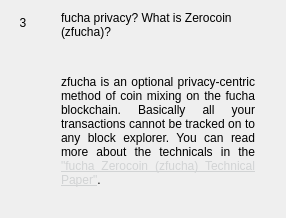
                  <widget class="QWidget" name="widgetFaq3" native="true">
                   <layout class="QHBoxLayout" name="horizontalpage_3" stretch="0,1">
                    <item alignment="Qt::AlignTop">
                     <widget class="QLabel" name="labelNumber3">
                      <property name="minimumSize">
                       <size>
                        <width>24</width>
                        <height>24</height>
                       </size>
                      </property>
                      <property name="maximumSize">
                       <size>
                        <width>16777215</width>
                        <height>24</height>
                       </size>
                      </property>
                      <property name="text">
                       <string>3</string>
                      </property>
                      <property name="alignment">
                       <set>Qt::AlignCenter</set>
                      </property>
                     </widget>
                    </item>
                    <item>
                     <layout class="QVBoxLayout" name="verticalLayoutpage_3">
                      <property name="leftMargin">
                       <number>20</number>
                      </property>
                      <property name="rightMargin">
                       <number>20</number>
                      </property>
                      <item>
                       <widget class="QLabel" name="labelSubtitle3">
                        <property name="text">
                         <string>fucha privacy? What is Zerocoin (zfucha)?</string>
                        </property>
                        <property name="wordWrap">
                         <bool>true</bool>
                        </property>
                       </widget>
                      </item>
                      <item>
                       <spacer name="verticalSpacer_30">
                        <property name="orientation">
                         <enum>Qt::Vertical</enum>
                        </property>
                        <property name="sizeType">
                         <enum>QSizePolicy::Fixed</enum>
                        </property>
                        <property name="sizeHint" stdset="0">
                         <size>
                          <width>20</width>
                          <height>30</height>
                         </size>
                        </property>
                       </spacer>
                      </item>
                      <item>
                       <widget class="QLabel" name="labelContent3">
                        <property name="text">
                         <string>
                           &lt;html&gt;&lt;head/&gt;&lt;body&gt;&lt;p align=&quot;justify&quot;&gt;
                           zfucha is an optional privacy-centric method of coin mixing on the
                           fucha blockchain. Basically all your transactions cannot be tracked
                           on to any block explorer. You can read more about the technicals in the
                           &lt;a style='color: #d1d3d4' href='https://fucha.rocks/zfucha/'&gt;
                           &quot;fucha Zerocoin (zfucha) Technical Paper&quot;&lt;/a&gt;.
                           &lt;/p&gt;&lt;/body&gt;&lt;/html&gt;
                         </string>
                        </property>
                        <property name="alignment">
                         <set>Qt::AlignLeading|Qt::AlignLeft|Qt::AlignTop</set>
                        </property>
                        <property name="wordWrap">
                         <bool>true</bool>
                        </property>
                       </widget>
                      </item>
                      <item>
                       <spacer name="verticalSpacer_31">
                        <property name="orientation">
                         <enum>Qt::Vertical</enum>
                        </property>
                        <property name="sizeHint" stdset="0">
                         <size>
                          <width>20</width>
                          <height>20</height>
                         </size>
                        </property>
                       </spacer>
                      </item>
                     </layout>
                    </item>
                   </layout>
                  </widget>
